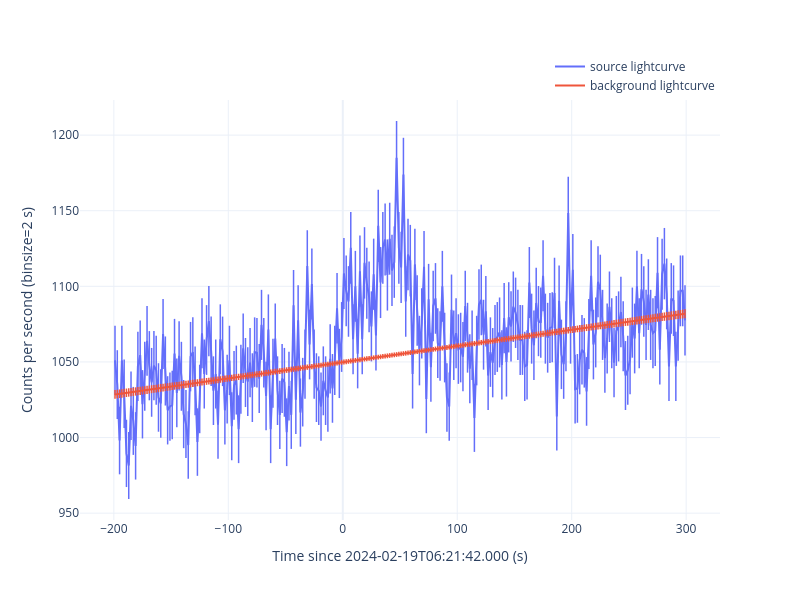
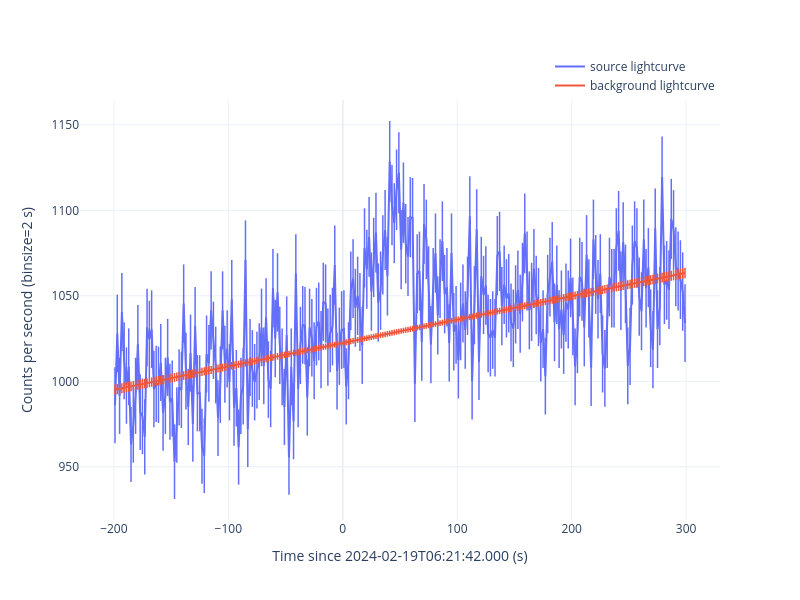
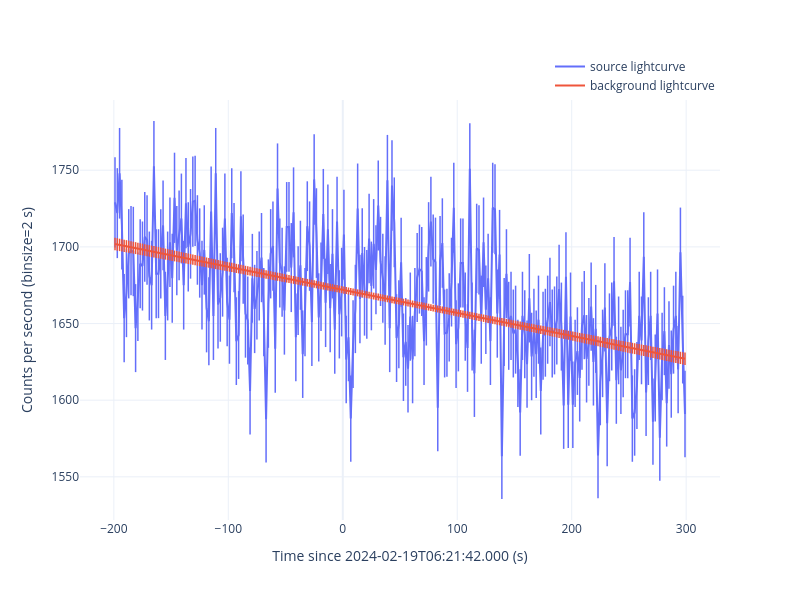

The notebook cell these images were saved under, in order:
### Code cell
for det in ['n9', 'na', 'b1']:
    gbm_tte = gbmTTE(gbm_rtv.rtv_res['tte'][det])
    gbm_tte.filter_time([-200, 300], fermi_met)
    if det[0] == 'n':
        gbm_tte.filter_energy([8, 900])
    else:
        gbm_tte.filter_energy([300, 38000])

    print(format_message(f'extract light curve for {det}'))

    gbm_tte.lc_binsize = 2
    gbm_tte.bs_ignore = [[0, 100]]
    gbm_tte.extract_curve(savepath=f'./curve/{det}', show=True)

### Figure 1 — Plotly figure (JSON) as saved in the notebook; plotly's stock layout.template omitted (floating-point values rounded to 4 significant figures; data arrays with more than 128 entries replaced by an {"elided": "..."} marker saying what was removed)
{"data": [{"error_y": {"array": {"elided": "250 float values"}, "thickness": 1.5, "type": "data", "width": 0}, "marker": {"size": 0, "symbol": "cross-thin"}, "mode": "lines+markers", "name": "source lightcurve", "showlegend": true, "type": "scatter", "x": {"elided": "250 float values"}, "y": {"elided": "250 float values"}}, {"error_y": {"array": {"elided": "250 float values"}, "thickness": 1.5, "type": "data", "width": 0}, "marker": {"size": 0, "symbol": "cross-thin"}, "mode": "lines+markers", "name": "background lightcurve", "showlegend": true, "type": "scatter", "x": {"elided": "250 float values"}, "y": {"elided": "250 float values"}}], "layout": {"height": 600, "legend": {"x": 1, "xanchor": "right", "y": 1, "yanchor": "bottom"}, "width": 800, "xaxis": {"title": {"text": "Time since 2024-02-19T06:21:42.000 (s)"}}, "yaxis": {"title": {"text": "Counts per second (binsize=2 s)"}}}}

### Figure 2 — Plotly figure (JSON) as saved in the notebook; plotly's stock layout.template omitted (floating-point values rounded to 4 significant figures; data arrays with more than 128 entries replaced by an {"elided": "..."} marker saying what was removed)
{"data": [{"error_y": {"array": {"elided": "250 float values"}, "thickness": 1.5, "type": "data", "width": 0}, "marker": {"size": 0, "symbol": "cross-thin"}, "mode": "lines+markers", "name": "source lightcurve", "showlegend": true, "type": "scatter", "x": {"elided": "250 float values"}, "y": {"elided": "250 float values"}}, {"error_y": {"array": {"elided": "250 float values"}, "thickness": 1.5, "type": "data", "width": 0}, "marker": {"size": 0, "symbol": "cross-thin"}, "mode": "lines+markers", "name": "background lightcurve", "showlegend": true, "type": "scatter", "x": {"elided": "250 float values"}, "y": {"elided": "250 float values"}}], "layout": {"height": 600, "legend": {"x": 1, "xanchor": "right", "y": 1, "yanchor": "bottom"}, "width": 800, "xaxis": {"title": {"text": "Time since 2024-02-19T06:21:42.000 (s)"}}, "yaxis": {"title": {"text": "Counts per second (binsize=2 s)"}}}}

### Figure 3 — Plotly figure (JSON) as saved in the notebook; plotly's stock layout.template omitted (floating-point values rounded to 4 significant figures; data arrays with more than 128 entries replaced by an {"elided": "..."} marker saying what was removed)
{"data": [{"error_y": {"array": {"elided": "250 float values"}, "thickness": 1.5, "type": "data", "width": 0}, "marker": {"size": 0, "symbol": "cross-thin"}, "mode": "lines+markers", "name": "source lightcurve", "showlegend": true, "type": "scatter", "x": {"elided": "250 float values"}, "y": {"elided": "250 float values"}}, {"error_y": {"array": {"elided": "250 float values"}, "thickness": 1.5, "type": "data", "width": 0}, "marker": {"size": 0, "symbol": "cross-thin"}, "mode": "lines+markers", "name": "background lightcurve", "showlegend": true, "type": "scatter", "x": {"elided": "250 float values"}, "y": {"elided": "250 float values"}}], "layout": {"height": 600, "legend": {"x": 1, "xanchor": "right", "y": 1, "yanchor": "bottom"}, "width": 800, "xaxis": {"title": {"text": "Time since 2024-02-19T06:21:42.000 (s)"}}, "yaxis": {"title": {"text": "Counts per second (binsize=2 s)"}}}}
